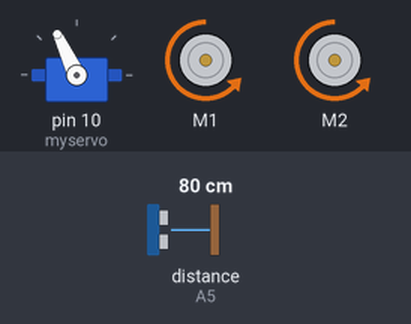
This sketch was run on a simulated Arduino Uno, built with avr-gcc and run on an emulated ATmega328P. Shown: servo, 2 × DC motor (green arrow = forward, orange = backward, longer = faster). The inputs (shaded band) are chosen by the test bench; at power-on: distance to the obstacle (sensor on A5) 80 cm. The echo pulse lasts 58.3 µs per cm.

Above: at 3.9 s.
4.0 s: distance to the obstacle (sensor on A5) set to 17 cm
5.5 s: distance to the obstacle (sensor on A5) set to 13 cm
At 6.6 s:
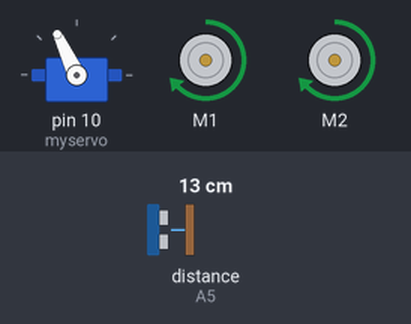
8.5 s: distance to the obstacle (sensor on A5) set to 18 cm
11.5 s: distance to the obstacle (sensor on A5) set to 2 cm
At 13.9 s:
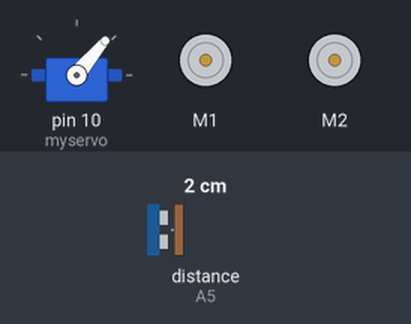
14.5 s: distance to the obstacle (sensor on A5) set to 35 cm
At 15.5 s:
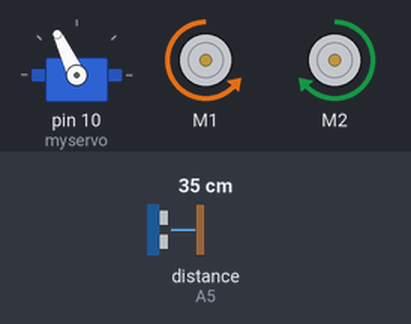
Timing chart, 0 to 17.8 s (numbered marks = the images above; inputs shaded):
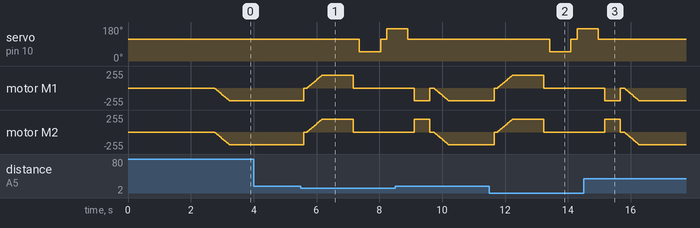

The sketch:

SAMPLE_ARDUINO_OBSTACLE_AVOIDING_CAR.ino
```cpp
//ARDUINO OBSTACLE AVOIDING CAR//
// Before uploading the code you have to install the necessary library//
//AFMotor Library https://learn.adafruit.com/adafruit-motor-shield/library-install //
//NewPing Library https://github.com/livetronic/Arduino-NewPing//
//Servo Library https://github.com/arduino-libraries/Servo.git //
// To Install the libraries go to sketch >> Include Library >> Add .ZIP File >> Select the Downloaded ZIP files From the Above links //


#include <AFMotor.h>
#include <NewPing.h>
#include <Servo.h>

#define TRIG_PIN A4
#define ECHO_PIN A5
#define MAX_DISTANCE 200
#define MAX_SPEED 190 // sets speed of DC  motors
#define MAX_SPEED_OFFSET 20

NewPing sonar(TRIG_PIN, ECHO_PIN, MAX_DISTANCE);

// AF_DCMotor motor1(1, MOTOR12_1KHZ);
// AF_DCMotor motor2(2, MOTOR12_1KHZ);


AF_DCMotor motor1(1);
AF_DCMotor motor2(2);
Servo myservo;

boolean goesForward=false;
int distance = 100;
int speedSet = 0;

void setup() {

  myservo.attach(10);
  myservo.write(115);
  delay(2000);
  distance = readPing();
  delay(100);
  distance = readPing();
  delay(100);
  distance = readPing();
  delay(100);
  distance = readPing();
  delay(100);
}

void loop() {
 int distanceR = 0;
 int distanceL =  0;
 delay(40);

 if(distance<=15)
 {
  moveStop();
  delay(100);
  moveBackward();
  delay(1000); //300
  moveStop();
  delay(200);
  distanceR = lookRight();
  delay(200);
  distanceL = lookLeft();
  delay(200);

  if(distanceR>=distanceL)
  {
    turnRight();
    moveStop();
  }else
  {
    turnLeft();
    moveStop();
  }
 }else
 {
  moveForward();
 }
 distance = readPing();
}

int lookRight()
{
    myservo.write(50);
    delay(500);
    int distance = readPing();
    delay(100);
    myservo.write(115);
    return distance;
}

int lookLeft()
{
    myservo.write(170);
    delay(500);
    int distance = readPing();
    delay(100);
    myservo.write(115);
    return distance;
    delay(100);
}

int readPing() {
  delay(70);
  int cm = sonar.ping_cm();
  if(cm==0)
  {
    cm = 250;
  }
  return cm;
}

void moveStop() {
  motor1.run(RELEASE);
  motor2.run(RELEASE);
  }

void moveForward() {

 if(!goesForward)
  {
    goesForward=true;
    motor1.run(BACKWARD);
    motor2.run(BACKWARD);

   for (speedSet = 0; speedSet < MAX_SPEED; speedSet +=2) // slowly bring the speed up to avoid loading down the batteries too quickly
   {
    motor1.setSpeed(speedSet);
    motor2.setSpeed(speedSet);
    delay(5);
   }
  }
}

void moveBackward() {
    goesForward=false;
    motor1.run(FORWARD);
    motor2.run(FORWARD);

  for (speedSet = 0; speedSet < MAX_SPEED; speedSet +=2) // slowly bring the speed up to avoid loading down the batteries too quickly
  {
    motor1.setSpeed(speedSet);
    motor2.setSpeed(speedSet);
    delay(5);
  }
}

void turnRight() {
  motor1.run(FORWARD);
  motor2.run(BACKWARD);
  delay(500);//500
  motor1.run(BACKWARD);
  motor2.run(BACKWARD);
}

void turnLeft() {
  motor1.run(BACKWARD);
  motor2.run(FORWARD);
  delay(500);//500
  motor1.run(BACKWARD);
  motor2.run(BACKWARD);

}
```

Measured:
- the behaviour switches between 16 and 15 cm on distance to the obstacle (sensor on A5) (found by bisection; images 0 and 1)
- after the input at 4.0 s, every drawn part: stays the same
- after the input at 5.5 s, servo on pin 10 (myservo): 115° → 50° after 1.9 s, → 115° 0.67 s later, → 170° 0.20 s later; motor M1, motor M2: rises from backward 188/255 to forward 188/255 in 0.58 s, then falls to stopped in 1.0 s
- after the input at 11.5 s, servo on pin 10 (myservo): 115° → 50° after 1.9 s, → 115° 0.67 s later, → 170° 0.20 s later; motor M1, motor M2: rises from backward 188/255 to forward 188/255 in 0.58 s, then falls to stopped in 1.0 s
- after the input at 14.5 s, servo on pin 10 (myservo): goes on until 15.0 s, then stays 115°
